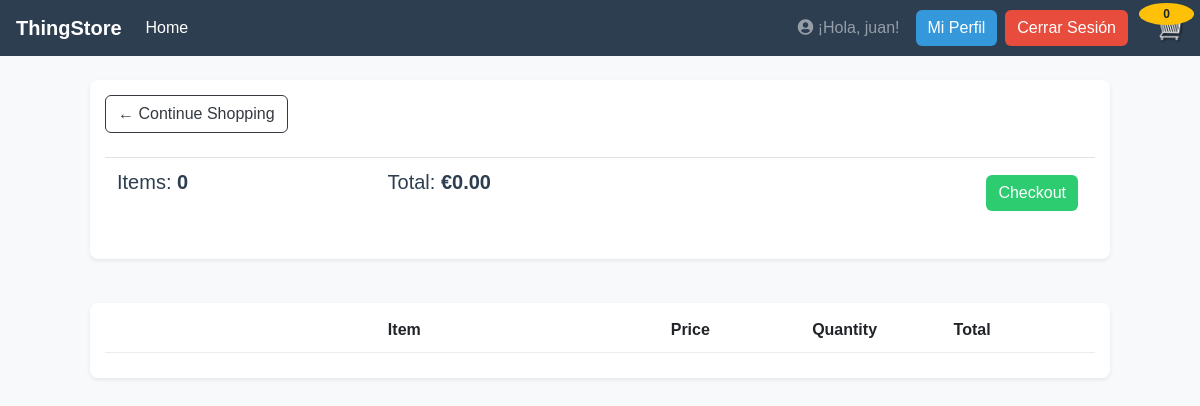
Before: /cart/ (signed in) with the older database file.
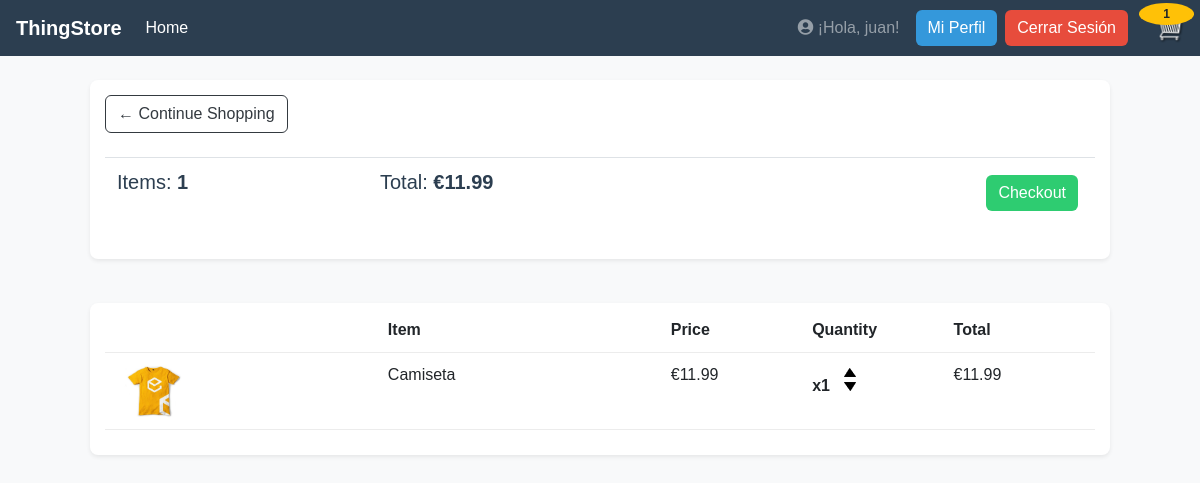
After: the same page with the newer database file.
### store/models.py (models this page shows, shortened)
class Order(models.Model):
    customer = models.ForeignKey(Customer, null=True, blank=True, on_delete=models.SET_NULL)
    date_ordered = models.DateTimeField(auto_now_add=True, null=True, blank=True)
    complete = models.BooleanField(default=False, verbose_name="PAYMENT COMPLETED")
    transaction_id = models.CharField(max_length=100, null=True)
    is_processed = models.BooleanField(default=False, verbose_name="PEDIDO GESTIONADO")
    guest_access_token = models.UUIDField(null=True, blank=True, unique=True)
    @property
    def get_cart_total(self):
        orderitems = self.orderitem_set.all()
        total = sum([item.get_total for item in orderitems])
        return total
    @property
    def get_cart_items(self):
        orderitems = self.orderitem_set.all()
        total = sum([item.quantity for item in orderitems])
        return total

class OrderItem(models.Model):
    product = models.ForeignKey(Product, on_delete=models.SET_NULL, null=True)
    order = models.ForeignKey(Order, on_delete=models.CASCADE)
    quantity = models.IntegerField(default=0, null=True, blank=True)
    date_added = models.DateTimeField(auto_now_add=True)
    download_token = models.UUIDField(default=uuid.uuid4, editable=False, unique=True, null=True, blank=True)
    @property
    def get_total(self):
        if self.product:
            total = self.product.price * self.quantity
            return total
        return Decimal('0.00')  # Devuelve 0 si no hay producto

class Product(models.Model):
    name = models.CharField(max_length=200)
    price = models.DecimalField(max_digits=10, decimal_places=2)
    digital = models.BooleanField(default=False, null=True, blank=True)
    image = models.ImageField(null=True, blank=True, upload_to='product_images/')
    digital_file = models.FileField(upload_to='digital_products/', null=True, blank=True)
    subcategory = models.ForeignKey(SubCategory, on_delete=models.SET_NULL, null=True, blank=True, related_name='products', verbose_name="Subcategoría")
    @property
    def imageURL(self):
        try:
            url = self.image.url
        except ValueError:
            url = ''
        return url

### store/views.py (the view)
# urls.py: path('cart/', views.cart, name="cart"),
def cart(request):
    data = cartData(request)
    cartItems = data['cartItems']
    order = data['order']
    items = data['items']
    context = {'items': items, 'order': order, 'cartItems': cartItems}
    return render(request, 'store/cart.html', context)

### store/templates/store/cart.html (shortened to what this page needs)
{% extends 'store/main.html' %}
{% load static %}
{% block content %}
    <div class="row">
        <div class="col-lg-12">
            <div class="box-element">
                <a class="btn btn-outline-dark" href="{% url 'store' %}">&#x2190; Continue Shopping</a>
                <br>
                <br>
                <table class="table">
                    <tr>
                        <th><h5>Items: <strong>{{order.get_cart_items}}</strong></h5></th>
                        <th><h5>Total: <strong> €{{order.get_cart_total|floatformat:2}}</strong></h5></th>
                        <th>
                            <a style="float:right; margin:5px;" class="btn btn-success" href="{% url 'checkout' %}">Checkout</a>
                        </th>
                    </tr>
                </table>
            </div>
            <br>
            <div class="box-element">
                <div class="cart-row">
					<div style="flex:2"></div>
					<div style="flex:2"><strong>Item</strong></div>
					<div style="flex:1"><strong>Price</strong></div>
					<div style="flex:1"><strong>Quantity</strong></div>
					<div style="flex:1"><strong>Total</strong></div>
				</div>
                {% for item in items %}
				<div class="cart-row">
					<div style="flex:2"><img class="row-image" src="{{item.product.imageURL}}"></div>
					<div style="flex:2"><p>{{item.product.name}}</p></div>
					<div style="flex:1"><p>€{{item.product.price|floatformat:2}}</p></div>
					<div style="flex:1">
						<p class="quantity">x{{item.quantity}}</p>
						<div class="quantity">
							<img data-product="{{item.product.id}}" data-action="add" class="chg-quantity update-cart" src="{% static  'images/arrow-up.png' %}">
							<img data-product="{{item.product.id}}" data-action="remove" class="chg-quantity update-cart" src="{% static  'images/arrow-down.png' %}">
						</div>
					</div>
					<div style="flex:1"><p>€{{item.get_total|floatformat:2}}</p></div>
				</div>
                {% endfor %}
            </div>
        </div>
    </div>
{% endblock content %}

### store/templates/store/main.html (shortened to what this page needs)
{% load static %}
<!DOCTYPE html>
<html>
<head>
    <link rel="stylesheet" href="https://stackpath.bootstrapcdn.com/bootstrap/4.4.1/css/bootstrap.min.css" xintegrity="sha384-Vkoo8x4CGsO3+Hhxv8T/Q5PaXtkKtu6ug5TOeNV6gBiFeWPGFN9MuhOf23Q9Ifjh">
    <link rel="stylesheet" type="text/css" href="{% static 'css/main.css' %}">
    <link rel="stylesheet" href="https://cdnjs.cloudflare.com/ajax/libs/font-awesome/5.15.4/css/all.min.css" />
</head>
<body>
    <nav class="navbar navbar-expand-lg navbar-dark bg-dark">
      <a class="navbar-brand" href="{% url 'store' %}">ThingStore</a>
      <div class="collapse navbar-collapse" id="navbarSupportedContent">
        <ul class="navbar-nav mr-auto">
          <li class="nav-item {% if not selected_category_obj and not selected_subcategory_obj %}active{% endif %}">
            <a class="nav-link" href="{% url 'store' %}">Home <span class="sr-only">(current)</span></a>
          </li>
        </ul>
          <div class="form-inline my-2 my-lg-0">
             {% if not user.is_authenticated %}
                <a href="{% url 'login' %}" class="btn btn-warning">Login</a>
             {% else %}
                <span class="navbar-text mr-3">
                 <i class="fas fa-user-circle"></i> ¡Hola, {{ user.username }}!
                </span>
                <a href="{% url 'profile' %}" class="btn btn-info mr-2">Mi Perfil</a>
                <form action="{% url 'logout' %}" method="post" style="display: inline;">
                  <button type="submit" class="btn btn-danger mr-3">Cerrar Sesión</button>
                </form>
             {% endif %}
                <a href="{% url 'cart' %}" class="position-relative">
                  <img  id="cart-icon" src="{% static 'images/cart.png' %}">
                  <p id="cart-total" class="position-absolute badge badge-warning rounded-circle" style="top: -10px; right: -10px; padding: .4em .6em; font-size: 75%;">{{cartItems}}</p>
                </a>
          </div>
      </div>
    </nav>
     <div class="container">
            <br>
            {% block content %}
            {% endblock content %}
     </div>
</body>
</html>

Changed rows visible on the page:
computed for Order: get_cart_items "0" → "1"; get_cart_total "0.00" → "11.99"
added OrderItem: product.imageURL (picture), product.name "Camiseta", product.price "11.99", quantity "1", get_total "11.99"
Other visible differences:
{{ cartItems }}: "0" → "1"
